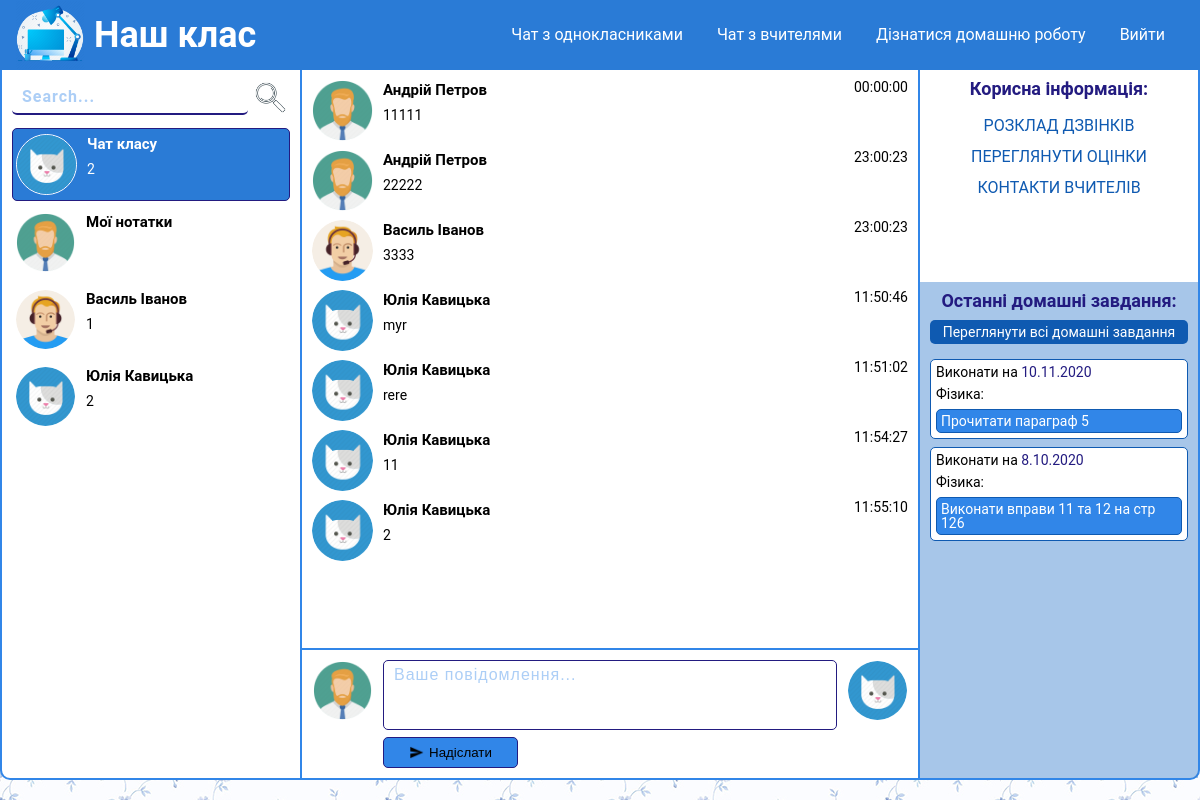
Screenshot of /pages/child-chat.php?chat_id=1 (signed in) with the database file from the repository.
### tables this page shows
CREATE TABLE `contacts` (
  `id` int(11) NOT NULL,
  `name` varchar(255) NOT NULL,
  `user_status` int(20) NOT NULL,
  `image` varchar(255) NOT NULL,
  `phone` varchar(255) NOT NULL,
  `about` text NOT NULL,
  `login` varchar(255) NOT NULL,
  `password` varchar(255) NOT NULL,
  `last_message` text NOT NULL,
  `time` time NOT NULL DEFAULT current_timestamp(),
  `subject` varchar(100) NOT NULL
);

CREATE TABLE `messages` (
  `id` int(11) NOT NULL,
  `sender_id` int(11) NOT NULL,
  `recipient_id` int(11) NOT NULL,
  `message` text NOT NULL,
  `time` time NOT NULL DEFAULT current_timestamp()
);

CREATE TABLE `homework` (
  `id` int(10) NOT NULL,
  `subject` int(10) NOT NULL,
  `day` varchar(20) NOT NULL,
  `homework` text NOT NULL
);

### modules/message-block.php (the view)
<ul>
	<?php
	include $_SERVER['DOCUMENT_ROOT'] . "/configs/db.php";
		if(isset($_GET["chat_id"]) || isset($recipient)){
			if(isset($_COOKIE["student"])){
				$user = $_COOKIE["student"];
			}else{
				$user = $_COOKIE["teacher"];
			}
			if(isset($recipientUserId)){
				$recipient = $recipientUserId;
			}else if(isset($_GET["chat_id"])){
				$recipient = $_GET["chat_id"];
			}
			if((isset($_GET["chat_id"]) && $_GET["chat_id"] == 1) || (isset($recipient) && $recipient == 1)){
				$chatSql = "SELECT * FROM messages WHERE recipient_id = 1";
			}else{
				$chatSql = "SELECT * FROM messages WHERE sender_id = " . $user . " AND recipient_id = " . $recipient .
			" OR sender_id = " . $recipient . " AND recipient_id = " . $user;
			}
			$chatResult = $connect -> query($chatSql);
			$chatQuantity = mysqli_num_rows($chatResult);
			if($chatQuantity > 0){
				while($message = mysqli_fetch_assoc($chatResult)){
					$avatarSql = "SELECT * FROM contacts WHERE id = " . $message["sender_id"];
					$avatatResult = $connect -> query($avatarSql);
					$findUser = mysqli_fetch_assoc($avatatResult);
					?>
						<li>
							<a class="avatar" href="<?php if(stristr($_SERVER['REQUEST_URI'],  '/pages/teacher-chat.php')){ echo "/pages/teacher-chat.php?user_id=" . $findUser["id"];  }else{ echo "/pages/child-chat.php?user_id=" . $findUser["id"]; } ?>">
								<img src="<?php if($findUser["image"] == ""){ echo "/images/not-find.png"; }else{ echo $findUser["image"]; }  ?>" alt="user">
							</a>
							<div id="infos-chat">
								<h2><?php echo $findUser["name"]  ?></h2>
								<p><?php echo $message["message"] ?></p>
							</div>
							<div class="time"><?php echo $message["time"] ?></div>
						</li>
					<?php
				}
			}else{
				echo "<h2 class=\"chose-contact\">Повідомлень немає.</h2>";
			}
		}else{
			echo "<h2 class=\"chose-contact\">Чат не обрано. Оберіть користувача зі списку чатів...</h2>";
		}
	?>
</ul>

### pages/child-chat.php (shortened to what this page needs)
<?php
	include $_SERVER['DOCUMENT_ROOT'] . "/configs/db.php";
?>
<!DOCTYPE html>
<html lang="en">
<head>
	<link rel="stylesheet" type="text/css" href="/style/style.css">
	<link rel="stylesheet" type="text/css" href="/style/chat.css">
</head>
<body>
	<?php
		include $_SERVER['DOCUMENT_ROOT'] . "/pice-of-site/header.php";
	?>
	<main>
		<div id="content">
			<aside id="users">
				<form method="POST" id="search" action="http://class.local/modules/sql-find-user.php">
					<input type="text" name="find-user" placeholder="Search...">
					<button type="submit" name="find">
						<img src="/images/search.png" alt="search">
					</button >
				</form>
				<div id="chat-list">
					<?php include $_SERVER['DOCUMENT_ROOT'] . "/modules/chats-block.php" ?>
				</div>
			</aside>
			<section id="message-story">
				<div id="messages">
					<?php
					include $_SERVER['DOCUMENT_ROOT'] . "/modules/message-block.php";
					?>
				</div>
				<?php
				if(isset($_GET["chat_id"])){
					$recipiendSql = "SELECT * FROM contacts WHERE id=" . $_GET["chat_id"];
					$recipientResult = $connect -> query($recipiendSql);
					$recipient = mysqli_fetch_assoc($recipientResult);
					$findUserSql = "SELECT * FROM contacts WHERE id=" . $_COOKIE["student"];
					$findResult = $connect -> query($findUserSql);
					$user = mysqli_fetch_assoc($findResult);
					?>
					<form id="send-form" method="POST" action="http://class.local/modules/show-chat.php">
						<div class="avatar">
							<img src="<?php if($user["image"] == ""){ echo "/images/not-find.png"; }else{ echo $user["image"]; } ?>" alt="user">
						</div>
						<div class="main-form">
							<textarea name="message" id="text-message" placeholder="Ваше повідомлення..."></textarea>
							<button type="send"> <img src="/images/send.png" alt="">Надіслати</button>
						</div>
						<div class="avatar">
							<img src="<?php if($recipient["image"] == ""){ echo "/images/not-find.png"; }else{ echo $recipient["image"]; } ?>" alt="user">
						</div>
					</form>
					<?php
				}
				?>
			</section>
			<section class="actions">
				<div class="actions__info">
					<p>Корисна інформація:</p>
					<a href="/pages/lessons.php" target="_blank">Розклад дзвінків</a>
					<a href="/pages/rating.php" target="_blank">Переглянути оцінки</a>
					<a href="/pages/contacts.php" target="_blank">Контакти вчителів</a>
				</div>
				<div class="homework-block">
					<p>Останні домашні завдання:</p>
					<a href="/pages/homework.php" target="_blank">Переглянути всі домашні завдання</a>
					<ul class="homework">
						<?php include $_SERVER['DOCUMENT_ROOT'] . "/modules/last-homework.php" ?>
					</ul>
				</div>
			</section>
		</div>
	</main>
</body>
</html>

### modules/chats-block.php
<ul id="replace">
<?php
	include $_SERVER['DOCUMENT_ROOT'] . "/configs/db.php";
	if(isset($_COOKIE["teacher"])){
		$findUser = $_COOKIE["teacher"];
		if(isset($chat) && $nameChat ==  'teacher'){
			$chatsSql = "SELECT * FROM contacts WHERE name LIKE '%" . $chat . "%' AND user_status=0";
		}else{
			$chatsSql = "SELECT * FROM contacts WHERE user_status = 0";
		}
	}else{
		$findUser = $_COOKIE["student"];
		if(isset($chat) && $nameChat ==  'child'){
			$chatsSql = "SELECT * FROM contacts WHERE name LIKE '%" . $chat . "%' AND user_status=0";
		}else if(isset($chat) && $nameChat ==  'student'){
			$chatsSql = "SELECT * FROM contacts WHERE name LIKE '%" . $chat . "%' AND user_status=1";
		}else if(stristr($_SERVER['REQUEST_URI'],  '/pages/child-chat.php')){
			$chatsSql = "SELECT * FROM contacts WHERE user_status = 0";
		}else if(stristr($_SERVER['REQUEST_URI'],  '/pages/teacher-chat.php')){
			$chatsSql = "SELECT * FROM contacts WHERE user_status = 1";
		}
	}
	$chatResult = mysqli_query($connect, $chatsSql);
	if(mysqli_num_rows($chatResult) != 0){
		while($user = mysqli_fetch_assoc($chatResult)){
			?>
			<li <?php if(isset($_GET["chat_id"]) && $_GET["chat_id"] == $user["id"]){ echo "class='active-chat'"; } ?>>
				<a class="avatar" href="<?php if(stristr($_SERVER['REQUEST_URI'],  '/pages/teacher-chat.php')){ echo "/pages/teacher-chat.php?user_id=" . $user["id"];  }else{ echo "/pages/child-chat.php?user_id=" . $user["id"]; } ?>">
					<img src="<?php if($user["image"] == ""){ echo "/images/not-find.png"; }else{ echo $user["image"]; }  ?>" alt="user">
				</a>
				<a id="infos-chat" href="<?php if(stristr($_SERVER['REQUEST_URI'],  '/pages/teacher-chat.php') || (isset($nameChat) && $nameChat ==  'teacher')){ echo "/pages/teacher-chat.php?chat_id=" . $user["id"];  }else{ echo "/pages/child-chat.php?chat_id=" . $user["id"]; } ?>">
					<h2><?php if($user["id"] == $findUser){ echo "Мої нотатки"; }else{ echo $user["name"]; }  ?></h2>
					<p><?php if($user["id"] == $findUser){ echo ""; }else{ echo $user["last_message"]; }  ?></p>
				</a>
			</li>
			<?php
		}
	}else{
		echo "<h2 class=\"chose-contact\">Пошук не дав результатів.</h2>";
	}
?>
</ul>

### modules/last-homework.php (shortened to what this page needs)
<?php
	include $_SERVER['DOCUMENT_ROOT'] . "/configs/db.php";
	$homeworkSql = "SELECT * FROM homework";
	$homeResult = $connect->query($homeworkSql);
	$quant = mysqli_num_rows($homeResult);
	if($quant < 5){
		while($homework = mysqli_fetch_assoc($homeResult)){
			$subjectSql = "SELECT * FROM contacts WHERE id=" . $homework["subject"];
			$teacherResult = mysqli_query($connect, $subjectSql);
			$teacher = mysqli_fetch_assoc($teacherResult);
?>
			<li class="home__item">
				<p>Виконати на <span><?php echo $homework["day"] ?></span></p>
				<p><?php echo $teacher["subject"] ?>:</p>
				<p><?php echo $homework["homework"] ?></p>
			</li>
<?php
		}
}
?>

### style/style.css (style rules this page uses)
* { padding: 0; margin: 0; border: 0; }
*, *:before, *:after { -moz-box-sizing: border-box; -webkit-box-sizing: border-box; box-sizing: border-box; }
nav, footer, header, aside { display: block; }
html, body { height: 100%; width: 100%; font-size: 100%; line-height: 1; font-size: 14px; -ms-text-size-adjust: 100%; -moz-text-size-adjust: 100%; -webkit-text-size-adjust: 100%; }
textarea { resize: none; }
button { cursor: pointer; }
a, a:visited { text-decoration: none; }
ul li { list-style: none; }
img { vertical-align: top; }
h1, h2, h3, h4, h5, h6 { font-size: inherit; font-weight: 400; }
body, input, input::placeholder, select, option { font-family: "Roboto", sans-serif; }

### rows the page displays
contacts: name "Чат класу", last_message "2"
contacts: image (picture), shows "Мої нотатки"
contacts: image (picture), name "Василь Іванов", last_message "1"
contacts: name "Юлія Кавицька", last_message "2"
messages: contacts.image (picture), contacts.name "Андрій Петров", message "11111", time "00:00:00"
messages: contacts.image (picture), contacts.name "Андрій Петров", message "22222", time "23:00:23"
messages: contacts.image (picture), contacts.name "Василь Іванов", message "3333", time "23:00:23"
messages: contacts.name "Юлія Кавицька", message "myr", time "11:50:46"
messages: contacts.name "Юлія Кавицька", message "rere", time "11:51:02"
messages: contacts.name "Юлія Кавицька", message "11", time "11:54:27"
messages: contacts.name "Юлія Кавицька", message "2", time "11:55:10"
homework: day "10.11.2020", contacts.subject "Фізика", homework "Прочитати параграф 5"
homework: day "8.10.2020", contacts.subject "Фізика", homework "Виконати вправи 11 та 12 на стр 126"
